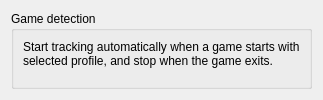
     <widget class="QWidget" name="tab_5">
      <attribute name="title">
       <string>Game detection</string>
      </attribute>
      <layout class="QVBoxLayout" name="verticalLayout_9">
       <item>
        <widget class="QGroupBox" name="groupBox_1">
         <property name="sizePolicy">
          <sizepolicy hsizetype="Minimum" vsizetype="Minimum">
           <horstretch>0</horstretch>
           <verstretch>0</verstretch>
          </sizepolicy>
         </property>
         <property name="title">
          <string>Game detection</string>
         </property>
         <layout class="QVBoxLayout" name="verticalLayout_12">
          <item>
           <widget class="QLabel" name="label_24">
            <property name="sizePolicy">
             <sizepolicy hsizetype="Preferred" vsizetype="Maximum">
              <horstretch>0</horstretch>
              <verstretch>0</verstretch>
             </sizepolicy>
            </property>
            <property name="text">
             <string>Start tracking automatically when a game starts with selected profile, and stop when the game exits.</string>
            </property>
            <property name="wordWrap">
             <bool>true</bool>
            </property>
           </widget>
          </item>
          <item>
           <widget class="process_detector" name="game_detector" native="true">
            <property name="sizePolicy">
             <sizepolicy hsizetype="Expanding" vsizetype="Expanding">
              <horstretch>0</horstretch>
              <verstretch>0</verstretch>
             </sizepolicy>
            </property>
           </widget>
          </item>
         </layout>
        </widget>
       </item>
      </layout>
     </widget>
